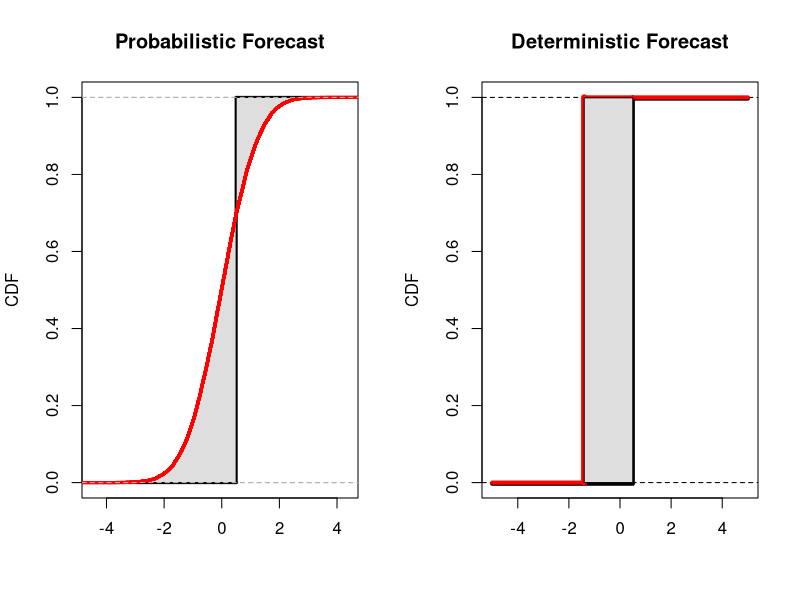

Recreate this plot in R.


par(mfrow=c(1,2))
k <- rnorm(10000)
plot(ecdf(k),lwd=3,col='red',xlab='',ylab='CDF',main='Probabilistic Forecast')
x <- seq(-5,5,length=100000)
y <- pnorm(x)
x0 <- 0.5
lines(c(-5,x0),c(0,0),type='l',lwd=3)
lines(c(x0,x0),c(0,1),type='l',lwd=3)
lines(c(x0,5),c(1,1),type='l',lwd=3)

polygon(c( x[x<=x0], x0 ), 
        c(y[x<=x0],0 ), col="gray87")
polygon(c( x[x>=x0], x0 ), 
        c(y[x>=x0],1 ), col="gray87")
lines(ecdf(k),lwd=3,col='red')



plot(c(-5,5),c(0,1),xlab='',ylab='CDF',main='Deterministic Forecast',type='n')
abline(h=1,lty=2);abline(h=0,lty=2)
yjitter1 <-0.997
yjitter2 <--0.003 
lines(c(-5,x0),c(yjitter2,yjitter2),type='l',lwd=4)
lines(c(x0,x0),c(0,1),type='l',lwd=4)
lines(c(x0,5),c(yjitter1,yjitter1),type='l',lwd=4)

xp <- -1.4
lines(c(-5,xp),c(0,0),type='l',lwd=4,col='red')
lines(c(xp,xp),c(0,1),type='l',lwd=6,col='red')
lines(c(xp,5),c(1,1),type='l',lwd=4,col='red')

polygon(c( xp,x0, x0,xp ), 
        c(0,0,0.999,0.999), col="gray87")


###############################################





